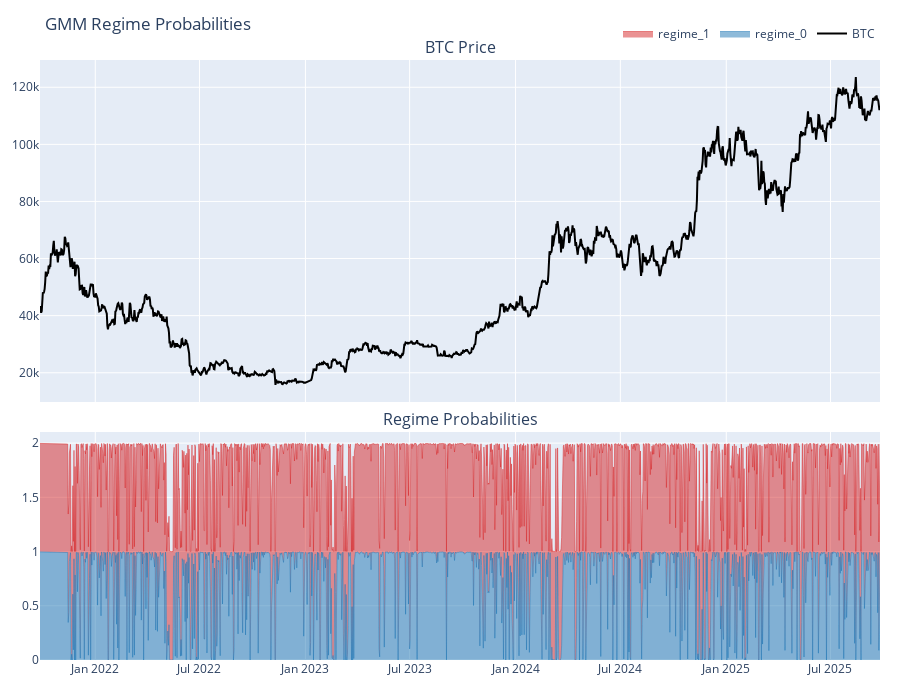

Here is the notebook cell this chart was saved with:
### Code cell
fig_probs = viz.plot_regime_probabilities(btc, gmm.probs_)
fig_probs.show()

### Figure 1 — Plotly figure (JSON) as saved in the notebook; plotly's stock layout.template omitted (floating-point values rounded to 4 significant figures; data arrays with more than 128 entries replaced by an {"elided": "..."} marker saying what was removed)
{"data": [{"line": {"color": "black"}, "name": "BTC", "type": "scatter", "x": {"elided": "1460 str values"}, "xaxis": "x", "y": {"elided": "1460 float values"}, "yaxis": "y"}, {"line": {"color": "#1f77b4", "width": 0.5}, "mode": "lines", "name": "regime_0", "stackgroup": "one", "type": "scatter", "x": {"elided": "1460 str values"}, "xaxis": "x2", "y": {"elided": "1460 float values"}, "yaxis": "y2"}, {"line": {"color": "#d62728", "width": 0.5}, "mode": "lines", "name": "regime_1", "stackgroup": "one", "type": "scatter", "x": {"elided": "1460 str values"}, "xaxis": "x2", "y": {"elided": "1460 float values"}, "yaxis": "y2"}], "layout": {"annotations": [{"font": {"size": 16}, "showarrow": false, "text": "BTC Price", "x": 0.5, "xanchor": "center", "xref": "paper", "y": 1, "yanchor": "bottom", "yref": "paper"}, {"font": {"size": 16}, "showarrow": false, "text": "Regime Probabilities", "x": 0.5, "xanchor": "center", "xref": "paper", "y": 0.38, "yanchor": "bottom", "yref": "paper"}], "height": 700, "legend": {"orientation": "h", "x": 1, "xanchor": "right", "y": 1.02, "yanchor": "bottom"}, "margin": {"b": 40, "l": 40, "r": 20, "t": 60}, "showlegend": true, "title": {"text": "GMM Regime Probabilities"}, "xaxis": {"anchor": "y", "domain": [0, 1], "matches": "x2", "showticklabels": false}, "xaxis2": {"anchor": "y2", "domain": [0, 1]}, "yaxis": {"anchor": "x", "domain": [0.43, 1]}, "yaxis2": {"anchor": "x2", "domain": [0, 0.38]}}}
